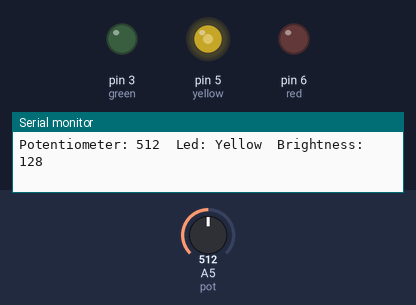
The sketch below on a simulated Arduino Uno, built with avr-gcc and run on an emulated ATmega328P. On the bench: output pins drawn as LEDs (lit = HIGH), the last lines printed to the serial monitor. The inputs (shaded band) are chosen by the test bench; at power-on: A5 (pot) = 512.

Above: at 1.3 s.
1.4 s: A5 (pot) set to 674
At 2.7 s:
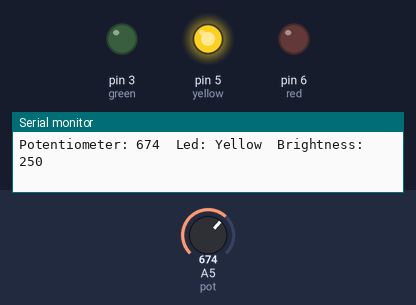
3.0 s: A5 (pot) set to 693
At 4.2 s:
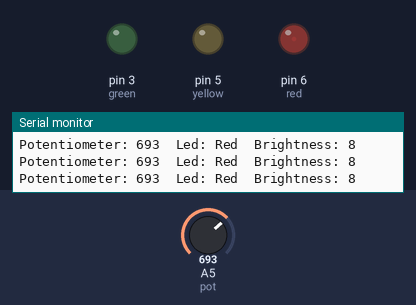
4.5 s: A5 (pot) set to 331
At 5.4 s:
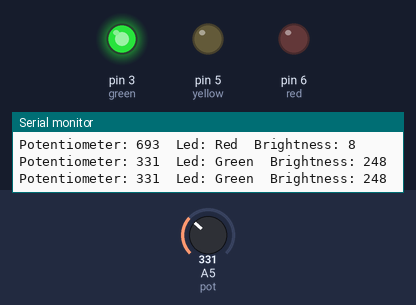
6.0 s: A5 (pot) set to 357
At 6.6 s:
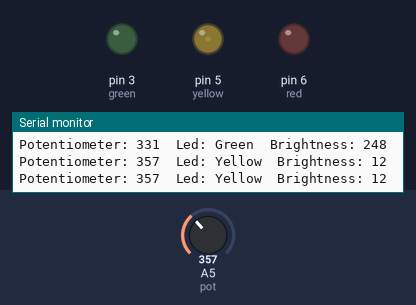
7.5 s: A5 (pot) set to 122
At 7.9 s:
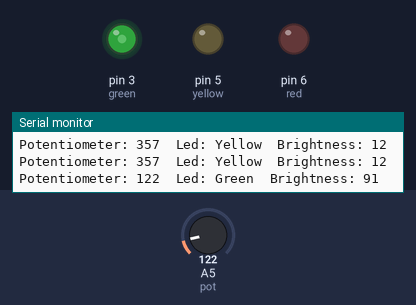
9.0 s: A5 (pot) set to 0
At 10.3 s:
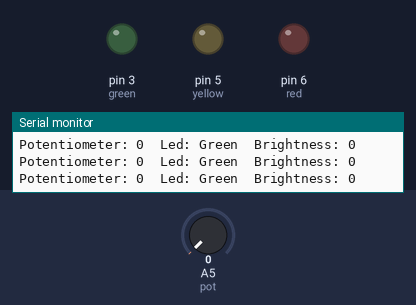
Timing chart, 0 to 11.5 s (numbered marks = the images above; inputs shaded):
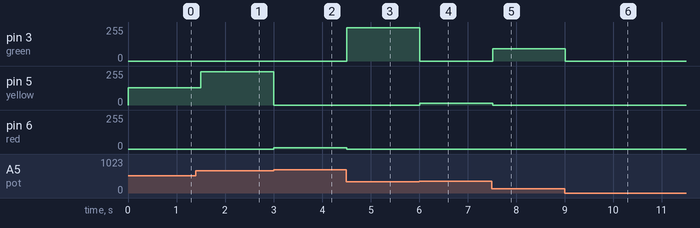

Measured:
- the behaviour switches between 680 and 681 on A5 (pot) (found by bisection; images 1 and 2)
- the behaviour switches between 340 and 341 on A5 (pot) (found by bisection; images 3 and 4)
- after the input at 1.4 s, pin 5 (yellow): 128/255 → 250/255 after 0.10 s
- after the input at 3.0 s, pin 5 (yellow): 250/255 → 0/255 at once; pin 6 (red): 0/255 → 8/255 at once
- after the input at 4.5 s, pin 3 (green): 0/255 → 248/255 at once; pin 6 (red): 8/255 → 0/255 at once
- after the input at 6.0 s, pin 3 (green): 248/255 → 0/255 at once; pin 5 (yellow): 0/255 → 12/255 at once
- after the input at 7.5 s, pin 3 (green): 0/255 → 91/255 at once; pin 5 (yellow): 12/255 → 0/255 at once
- after the input at 9.0 s, pin 3 (green): 91/255 → 0/255 at once

The sketch:

code.ino
```cpp
int red = 6;
int yellow = 5;
int green = 3;
int pot = A5;

void setup()
{
  pinMode(red, OUTPUT);
  pinMode(yellow, OUTPUT);
  pinMode(green, OUTPUT);
  pinMode(pot, INPUT);

  Serial.begin(9600);
}

void loop()
{
  int val = analogRead(pot);

  if (val >= 0 && val <= 340)
  {
    int brightness = map(val, 0, 340, 0, 255);

    analogWrite(green, brightness);
    analogWrite(yellow, 0);
    analogWrite(red, 0);

    Serial.print("Potentiometer: ");
    Serial.print(val);
    Serial.print("  Led: Green  Brightness: ");
    Serial.println(brightness);
  }

  else if (val >= 341 && val <= 680)
  {
    int brightness = map(val, 341, 680, 0, 255);

    analogWrite(green, 0);
    analogWrite(yellow, brightness);
    analogWrite(red, 0);

    Serial.print("Potentiometer: ");
    Serial.print(val);
    Serial.print("  Led: Yellow  Brightness: ");
    Serial.println(brightness);
  }

  else if (val >= 681 && val <= 1023)
  {
    int brightness = map(val, 681, 1023, 0, 255);

    analogWrite(green, 0);
    analogWrite(yellow, 0);
    analogWrite(red, brightness);

    Serial.print("Potentiometer: ");
    Serial.print(val);
    Serial.print("  Led: Red  Brightness: ");
    Serial.println(brightness);
  }
  delay(500);
}
```
